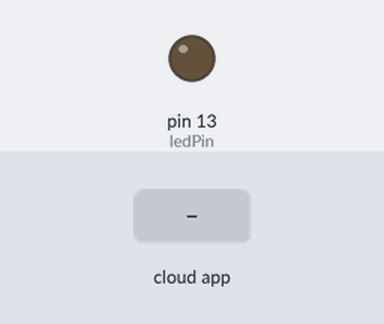
The sketch below on a simulated Arduino Uno, built with avr-gcc and run on an emulated ATmega328P. On the bench: output pins drawn as LEDs (lit = HIGH). Inputs (shaded band) come from the test bench. The ROS host is connected and sends only what is stated.

Above: at 1.2 s.
1.3 s: the phone or cloud app sets toggle_led to 1
At 2.3 s:
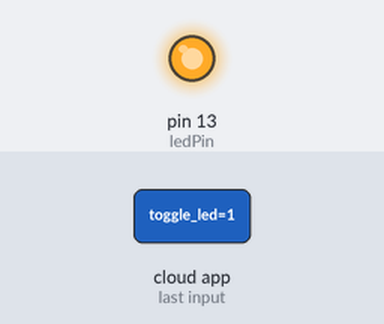
2.8 s: the phone or cloud app sets toggle_led to 0
At 3.7 s:
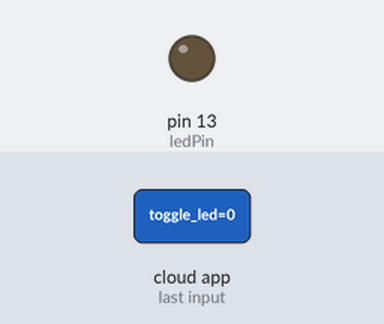
Timing chart, 0 to 5.8 s (numbered marks = the images above; inputs shaded):
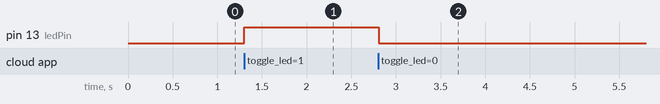

The sketch:

toggle_led.ino
```cpp
/*
 * Proyecto: Blink controlado por ROS
 * Autor: Jesús López
 * Fecha: 25/11/2025
 *
 * Descripción:
 * Este sketch convierte un Arduino en un nodo ROS usando rosserial.
 * El LED conectado al pin 13 se enciende o apaga según los mensajes
 * publicados en el tópico /toggle_led.
 *
 * Entorno:
 * - Ubuntu 20.04
 * - ROS Noetic
 * - Paquete rosserial_arduino generado con make_libraries.py
 *
 * Flujo ROS:
 * 1. Un nodo en ROS publica mensajes std_msgs/Bool en el tópico /toggle_led.
 * 2. El puente rosserial (rosrun rosserial_python serial_node.py /dev/ttyUSB0)
 *    transmite esos mensajes al Arduino por USB.
 * 3. El Arduino, como subscriber, recibe el mensaje y enciende/apaga el LED.
 *
 * Ejemplo de publicación desde ROS:
 *   rostopic pub /toggle_led std_msgs/Bool "data: true"
 *   rostopic pub /toggle_led std_msgs/Bool "data: false"
 *
 * Objetivo didáctico:
 * - Mostrar cómo un microcontrolador puede integrarse como nodo ROS.
 * - Practicar la comunicación publisher → subscriber entre ROS y hardware real.
 */

#include <ros.h>
#include <std_msgs/Bool.h>

ros::NodeHandle nh;

int ledPin = 13;

void messageCb(const std_msgs::Bool& toggle_msg) {
  if (toggle_msg.data) {
    digitalWrite(ledPin, HIGH);
  } else {
    digitalWrite(ledPin, LOW);
  }
}

ros::Subscriber<std_msgs::Bool> sub("toggle_led", &messageCb);

void setup() {
  pinMode(ledPin, OUTPUT);
  nh.initNode();
  nh.subscribe(sub);
}

void loop() {
  nh.spinOnce();
  delay(10);
}
```

Measured:
- after the input at 1.3 s, pin 13 (ledPin): LOW → HIGH at once
- after the input at 2.8 s, pin 13 (ledPin): HIGH → LOW at once
